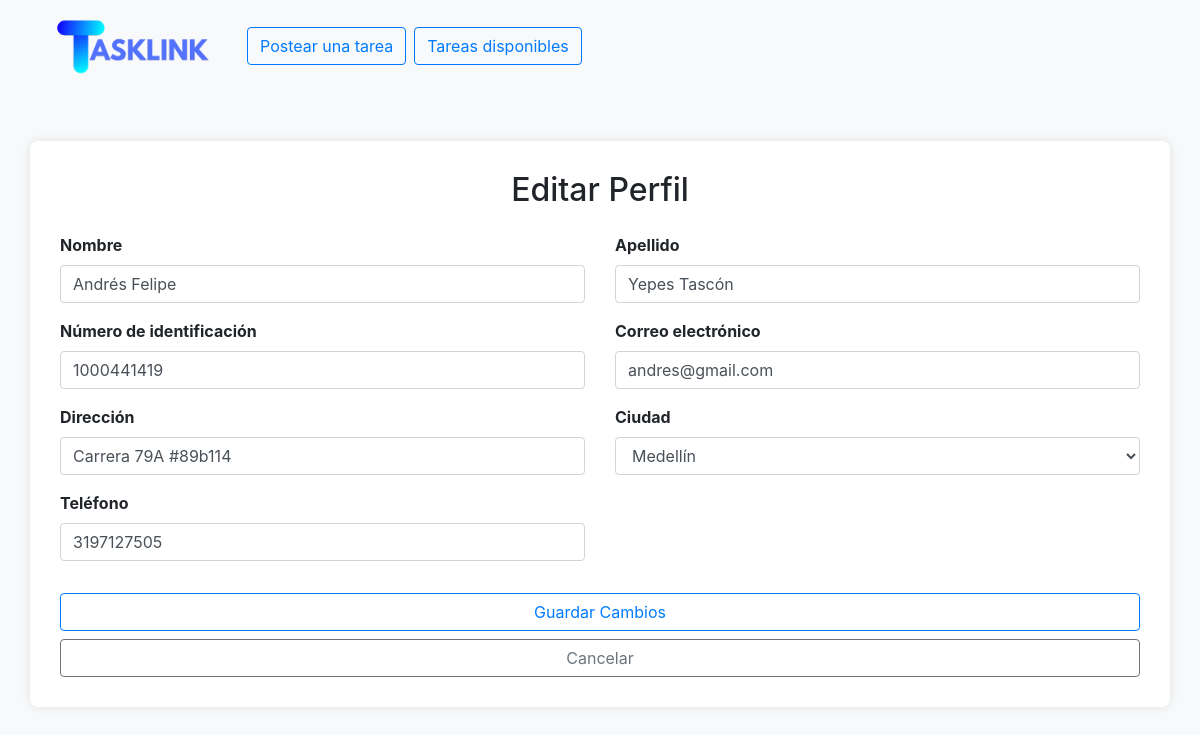
The page /editar_perfil (signed in) on the database as committed earlier.
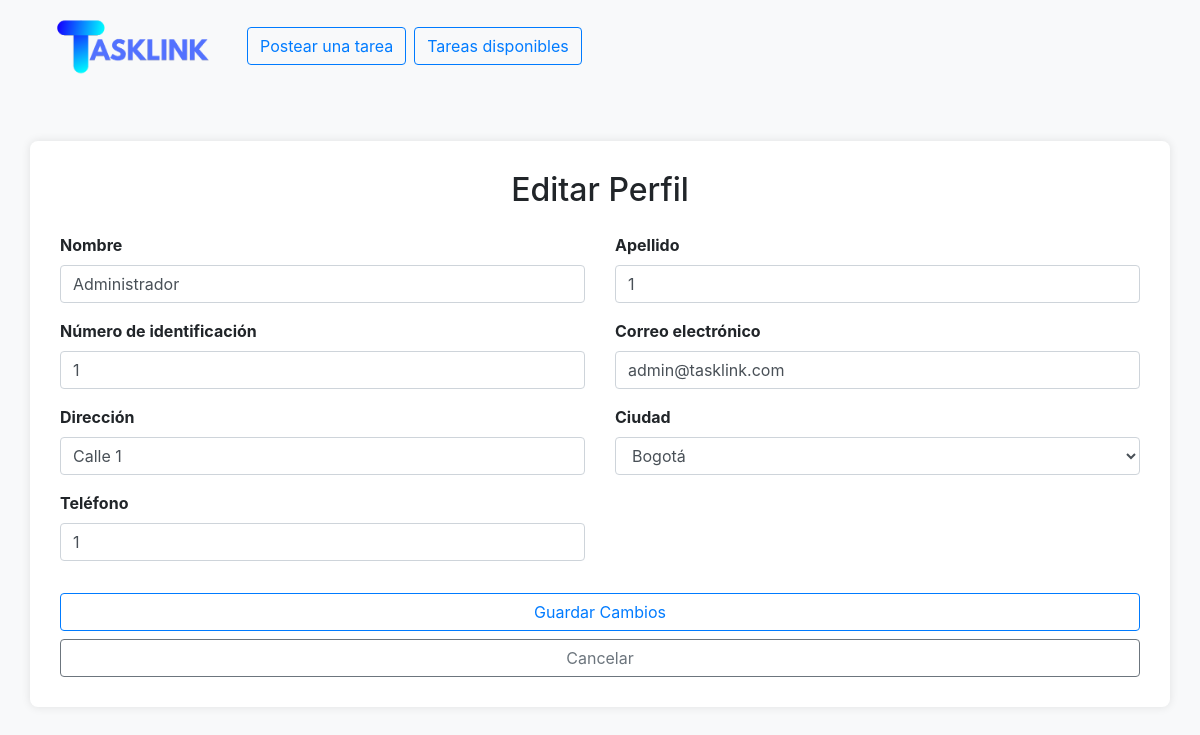
The same page on the database as committed later.
### tables this page shows
CREATE TABLE Usuarios (
    ID_usuario INTEGER PRIMARY KEY,
    Nombre TEXT NOT NULL,
    Apellido TEXT NOT NULL,
    Correo TEXT NOT NULL UNIQUE,
    Contrasena TEXT NOT NULL,
    ID_estado_usuario INTEGER,
    ID_tipo_usuario INTEGER,
    Identificacion TEXT NOT NULL UNIQUE,
    ID_ciudad INTEGER,
    Direccion TEXT,
    Telefono TEXT,
    FotoPerfil BLOB,
    FotoCedula BLOB,
    Fecha_creacion DATETIME DEFAULT CURRENT_TIMESTAMP,
    Fecha_actualizacion DATETIME DEFAULT CURRENT_TIMESTAMP,
    FOREIGN KEY (ID_estado_usuario) REFERENCES Estados_Usuarios(ID_estado_usuario),
    FOREIGN KEY (ID_tipo_usuario) REFERENCES Tipos_Usuarios(ID_tipo_usuario),
    FOREIGN KEY (ID_ciudad) REFERENCES Ciudades(ID_ciudad)
);

### app.py (the view)
@app.route('/editar_perfil', methods=['GET'])
@login_requerido
@verificar_usuario_activo
def editar_perfil():
    conn = db_manager.get_connection()
    ciudades = conn.execute('SELECT ID_ciudad, Nombre FROM Ciudades').fetchall()
    conn.close()
    conn = db_manager.get_connection()
    usuario = conn.execute('''
        SELECT U.*, C.Nombre AS Ciudad
        FROM Usuarios U
        LEFT JOIN Ciudades C ON U.ID_ciudad = C.ID_ciudad
        WHERE U.ID_usuario = ?
    ''', (session['user_id'],)).fetchone()
    conn.close()
    return render_template('editar_perfil.html', usuario=usuario, ciudades=ciudades)

### app.py (called while the page is built)
def login_requerido(f):
    @wraps(f)
    def decorador(*args, **kwargs):
        if 'user_id' not in session:
            return redirect(url_for('login'))
        return f(*args, **kwargs)
    return decorador

def verificar_usuario_activo(f):
    @wraps(f)
    def decorated_function(*args, **kwargs):
        usuario_id = session.get('user_id')  # Obtener el ID del usuario de la sesión
        if not usuario_id:
            flash('Debes iniciar sesión primero.', 'danger')
            return redirect(url_for('login'))
        conn = db_manager.get_connection()
        estado_usuario = conn.execute(
            'SELECT ID_estado_usuario FROM Usuarios WHERE ID_usuario = ?',
            (usuario_id,)
        ).fetchone()
        conn.close()
        if estado_usuario and estado_usuario['ID_estado_usuario'] != 1:
            flash('Tu cuenta está inactiva y no puedes acceder a esta sección solo al perfil. Por favor, contacta al administrador.', 'warning')
            return redirect(url_for('index'))  # Redirige al usuario al índice
        return f(*args, **kwargs)
    return decorated_function

    def get_connection(self):
        conn = sqlite3.connect('TaskLink.db')
        conn.row_factory = sqlite3.Row
        return conn

### templates/editar_perfil.html (shortened to what this page needs)
<!DOCTYPE html>
<html lang="es">
<head>
    <link href="https://maxcdn.bootstrapcdn.com/bootstrap/4.5.2/css/bootstrap.min.css" rel="stylesheet" />
    <link rel="stylesheet" href="/static/css/styles.css" />
</head>
<body>
    <nav class="navbar navbar-expand-lg bg-body-tertiary">
        <div class="container-fluid d-flex justify-content-between align-items-center">
            <div class="d-flex align-items-center">
                <a class="navbar-brand" href="{{ url_for('index') }}">
                    <img src="../static/images/LogoCompleto.png" alt="TaskLink Logo" width="200px">
                </a>
                <a class="btn btn-outline-primary mr-2" href="{{ url_for('agregar_solicitud') }}">Postear una tarea</a>
                <a class="btn btn-outline-primary mr-2" href="{{ url_for('tareas') }}">Tareas disponibles</a>
            </div>
        </div>
    </nav>
    <div class="container mt-5">
        <h2 class="text-center">Editar Perfil</h2>
        <form id="editProfileForm" action="/actualizar-perfil" method="POST" enctype="multipart/form-data" class="mt-4">
            <div class="row">
                <div class="col-md-6">
                    <div class="form-group">
                        <label for="nombre">Nombre</label>
                        <input type="text" class="form-control" id="nombre" name="nombre"
                            value="{{ usuario['Nombre'] }}" required />
                    </div>
                </div>
                <div class="col-md-6">
                    <div class="form-group">
                        <label for="apellido">Apellido</label>
                        <input type="text" class="form-control" id="apellido" name="apellido"
                            value="{{ usuario['Apellido'] }}" required />
                    </div>
                </div>
            </div>
            <div class="row">
                <div class="col-md-6">
                    <div class="form-group">
                        <label for="identificacion">Número de identificación</label>
                        <input type="text" class="form-control" id="identificacion" name="identificacion"
                            value="{{ usuario['Identificacion'] }}" required />
                    </div>
                </div>
                <div class="col-md-6">
                    <div class="form-group">
                        <label for="correo">Correo electrónico</label>
                        <input type="email" class="form-control" id="correo" name="correo"
                            value="{{ usuario['Correo'] }}" required />
                    </div>
                </div>
            </div>
            <div class="row">
                <div class="col-md-6">
                    <div class="form-group">
                        <label for="direccion">Dirección</label>
                        <input type="text" class="form-control" id="direccion" name="direccion"
                            value="{{ usuario['Direccion'] }}" />
                    </div>
                </div>
                <div class="col-md-6">
                    <div class="form-group">
                        <label for="ciudad">Ciudad</label>
                        {% if ciudades %}
                        <select class="form-control" id="ciudad" name="ciudad" required>
                            {% for ciudad in ciudades %}
                            <option value="{{ ciudad['ID_ciudad'] }}" {% if ciudad['Nombre']==usuario['Ciudad'] %}
                                selected {% endif %}>
                                {{ ciudad['Nombre'] }}
                            </option>
                            {% endfor %}
                        </select>
                        {% else %}
                        <select class="form-control" id="ciudad" disabled>
                            <option>No hay ciudades disponibles</option>
                        </select>
                        {% endif %}
                    </div>
                </div>
            </div>
            <div class="row">
                <div class="col-md-6">
                    <div class="form-group">
                        <label for="telefono">Teléfono</label>
                        <input type="text" class="form-control" id="telefono" name="telefono"
                            value="{{ usuario['Telefono'] }}" />
                    </div>
                </div>
            </div>
            <button type="submit" class="btn btn-outline-primary btn-block mt-3">Guardar Cambios</button>
            <a href="/profile" class="btn btn-outline-secondary btn-block mt-2">Cancelar</a>
        </form>
    </div>
</body>
</html>

### static/css/styles.css (style rules this page uses)
body { background-color: #f8f9fa; }
.container { background-color: white; border-radius: 8px; box-shadow: 0 0 10px rgba(0, 0, 0, 0.1); padding: 30px; margin-top: 50px; }
.form-group label { font-weight: bold; }
.form-control::placeholder { color: #aaa; }

Rows that differ between the two databases and show on the page:
changed Usuarios: nombre "Andrés Felipe" → "Administrador"; apellido "Yepes Tascón" → "1"; identificacion "1000441419" → "1"; correo "andres@gmail.com" → "admin@tasklink.com"; direccion "Carrera 79A #89b114" → "Calle 1"; telefono "3197127505" → "1"
Other text that changed with them:
form field ciudad: "Medellín" → "Bogotá"
